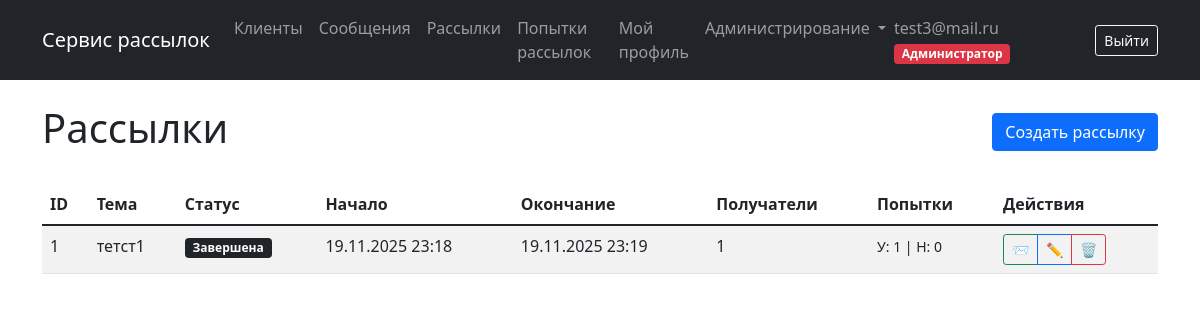
The page /mailings/ (signed in) on the database its author committed.
### users/models.py (models this page shows, shortened)
class User(AbstractUser):
    phone = models.CharField(max_length=20, blank=True, verbose_name="Телефон")
    avatar = models.ImageField(
        upload_to="users/avatars/", blank=True, null=True, verbose_name="Аватар"
    )
    country = models.CharField(max_length=100, blank=True, verbose_name="Страна")
    email = models.EmailField(unique=True, verbose_name="Email")
    USERNAME_FIELD = "email"
    REQUIRED_FIELDS = ["username"]
    class Meta:
        verbose_name = "пользователь"
        verbose_name_plural = "пользователи"

class Profile(models.Model):
    user = models.OneToOneField(
        "User", on_delete=models.CASCADE, verbose_name="Пользователь"
    )
    ROLE_USER = "user"
    ROLE_MANAGER = "manager"
    ROLE_ADMIN = "admin"
    ROLE_CHOICES = [
        (ROLE_USER, "Пользователь"),
        (ROLE_MANAGER, "Менеджер"),
        (ROLE_ADMIN, "Администратор"),
    ]
    role = models.CharField(
        max_length=20, choices=ROLE_CHOICES, default=ROLE_USER, verbose_name="Роль"
    )
    email_verified = models.BooleanField(
        default=False, verbose_name="Email подтвержден"
    )
    blocked = models.BooleanField(default=False, verbose_name="Заблокирован")
    class Meta:
        verbose_name = "профиль"
        verbose_name_plural = "профили"
    @property
    def is_manager(self):
        return self.role in [self.ROLE_MANAGER, self.ROLE_ADMIN]

### mailing/models.py (models this page shows, shortened)
class Mailing(models.Model):
    STATUS_CREATED = "created"
    STATUS_STARTED = "started"
    STATUS_COMPLETED = "completed"
    STATUS_CHOICES = [
        (STATUS_CREATED, "Создана"),
        (STATUS_STARTED, "Запущена"),
        (STATUS_COMPLETED, "Завершена"),
    ]
    start_time = models.DateTimeField(verbose_name="Время начала рассылки")
    end_time = models.DateTimeField(verbose_name="Время окончания рассылки")
    status = models.CharField(
        max_length=20,
        choices=STATUS_CHOICES,
        default=STATUS_CREATED,
        verbose_name="Статус",
    )
    message = models.ForeignKey(
        Message, on_delete=models.CASCADE, verbose_name="Сообщение"
    )
    clients = models.ManyToManyField(Client, verbose_name="Получатели")
    owner = models.ForeignKey(
        settings.AUTH_USER_MODEL, on_delete=models.CASCADE, verbose_name="Владелец"
    )
    created_at = models.DateTimeField(auto_now_add=True, verbose_name="Создана")
    class Meta:
        verbose_name = "рассылка"
        verbose_name_plural = "рассылки"
        ordering = ["-created_at"]
        permissions = [
            ("can_view_all_mailings", "Может просматривать все рассылки"),
            ("can_disable_mailings", "Может отключать рассылки"),
        ]
    def update_status(self):
        now = timezone.now()
        if self.end_time <= now:
            self.status = self.STATUS_COMPLETED
        elif self.start_time <= now <= self.end_time:
            self.status = self.STATUS_STARTED
        elif now < self.start_time:
            self.status = self.STATUS_CREATED
        self.save()
    def get_successful_attempts_count(self):
        return self.mailingattempt_set.filter(
            status=MailingAttempt.STATUS_SUCCESS
        ).count()
    def get_failed_attempts_count(self):
        return self.mailingattempt_set.filter(
            status=MailingAttempt.STATUS_FAILED
        ).count()

class Message(models.Model):
    subject = models.CharField(max_length=255, verbose_name="Тема письма")
    body = models.TextField(verbose_name="Тело письма")
    owner = models.ForeignKey(
        settings.AUTH_USER_MODEL, on_delete=models.CASCADE, verbose_name="Владелец"
    )
    class Meta:
        verbose_name = "сообщение"
        verbose_name_plural = "сообщения"
        permissions = [
            ("can_view_all_messages", "Может просматривать все сообщения"),
        ]

### mailing/views.py (the view)
# urls.py: path("mailings/", views.mailing_list, name="mailing_list"),
@login_required
def mailing_list(request):
    if hasattr(request.user, "profile") and request.user.profile.is_manager:
        mailings = Mailing.objects.all()
    else:
        mailings = Mailing.objects.filter(owner=request.user)
    return render(request, "mailing/mailing_list.html", {"mailings": mailings})

### mailing/context_processors.py (called while the page is built)
def update_mailing_statuses(request):
    if request.user.is_authenticated:
        try:
            user_mailings = Mailing.objects.filter(owner=request.user)
            for mailing in user_mailings:
                mailing.update_status()
        except Exception as e:
            pass
    return {}

### templates/mailing/mailing_list.html (shortened to what this page needs)
{% extends 'base.html' %}
{% block content %}
<div class="d-flex justify-content-between align-items-center mb-4">
    <h1>Рассылки</h1>
    <a href="{% url 'mailing:mailing_create' %}" class="btn btn-primary">Создать рассылку</a>
</div>
<div class="table-responsive">
    <table class="table table-striped">
        <thead>
            <tr>
                <th>ID</th>
                <th>Тема</th>
                <th>Статус</th>
                <th>Начало</th>
                <th>Окончание</th>
                <th>Получатели</th>
                <th>Попытки</th>
                <th>Действия</th>
            </tr>
        </thead>
        <tbody>
            {% for mailing in mailings %}
            <tr>
                <td>{{ mailing.id }}</td>
                <td>{{ mailing.message.subject }}</td>
                <td>
                    <span class="badge
                        {% if mailing.status == 'created' %}bg-secondary
                        {% elif mailing.status == 'started' %}bg-success
                        {% else %}bg-dark{% endif %}">
                        {{ mailing.get_status_display }}
                    </span>
                </td>
                <td>{{ mailing.start_time|date:"d.m.Y H:i" }}</td>
                <td>{{ mailing.end_time|date:"d.m.Y H:i" }}</td>
                <td>{{ mailing.clients.count }}</td>
                <td>
                    <small>
                        У: {{ mailing.get_successful_attempts_count }} |
                        Н: {{ mailing.get_failed_attempts_count }}
                    </small>
                </td>
                <td>
                    <div class="btn-group btn-group-sm">
                        <a href="{% url 'mailing:mailing_send' mailing.pk %}"
                           class="btn btn-outline-success"
                           title="Отправить сейчас">
                            📨
                        </a>
                        <a href="{% url 'mailing:mailing_update' mailing.pk %}"
                           class="btn btn-outline-primary">
                            ✏️
                        </a>
                        <a href="{% url 'mailing:mailing_delete' mailing.pk %}"
                           class="btn btn-outline-danger">
                            🗑️
                        </a>
                    </div>
                </td>
            </tr>
            {% empty %}
            <tr>
                <td colspan="8" class="text-center">Нет рассылок</td>
            </tr>
            {% endfor %}
        </tbody>
    </table>
</div>
{% endblock %}

### templates/base.html (shortened to what this page needs)
<!DOCTYPE html>
<html lang="ru">
<head>
    <link href="https://cdn.jsdelivr.net/npm/bootstrap@5.1.3/dist/css/bootstrap.min.css" rel="stylesheet">
</head>
<body>
<nav class="navbar navbar-expand-lg navbar-dark bg-dark">
    <div class="container">
        <a class="navbar-brand" href="{% url 'mailing:index' %}">Сервис рассылок</a>
        <div class="collapse navbar-collapse" id="navbarNav">
            {% if user.is_authenticated %}
            <ul class="navbar-nav me-auto">
                <li class="nav-item">
                    <a class="nav-link" href="{% url 'mailing:client_list' %}">Клиенты</a>
                </li>
                <li class="nav-item">
                    <a class="nav-link" href="{% url 'mailing:message_list' %}">Сообщения</a>
                </li>
                <li class="nav-item">
                    <a class="nav-link" href="{% url 'mailing:mailing_list' %}">Рассылки</a>
                </li>
                <li class="nav-item">
                    <a class="nav-link" href="{% url 'mailing:mailing_list' %}#attempts">Попытки рассылок</a>
                </li>
                <li class="nav-item">
                    <a class="nav-link" href="{% url 'users:profile_view' %}">Мой профиль</a>
                </li>
                {% if user.profile.is_manager or user.groups.all.0.name == 'Менеджеры' %}
                <li class="nav-item dropdown">
                    <a class="nav-link dropdown-toggle" href="#" role="button" data-bs-toggle="dropdown">
                        Администрирование
                    </a>
                </li>
                {% endif %}
            </ul>
            <ul class="navbar-nav">
                <li class="nav-item">
                    <div class="d-flex align-items-center">
                        <span class="navbar-text me-3">
                            {{ user.email }}
                            {% if user.profile %}
                            <span class="badge bg-{% if user.profile.role == 'admin' %}danger{% elif user.profile.role == 'manager' %}warning{% else %}secondary{% endif %}">
                                {{ user.profile.get_role_display }}
                            </span>
                            {% endif %}
                        </span>
                        <a class="btn btn-outline-light btn-sm" href="{% url 'users:logout' %}">Выйти</a>
                    </div>
                </li>
            </ul>
            {% endif %}
        </div>
    </div>
</nav>
<div class="container mt-4">
    {% block content %}
    {% endblock %}
</div>
</body>
</html>

### rows shown on the page
User: email "test3@mail.ru", profile.role "Администратор"
Mailing: id "1", message.subject "тетст1", status "Завершена", start_time "19.11.2025 23:18", end_time "19.11.2025 23:19", clients.count "1", get_successful_attempts_count "1", get_failed_attempts_count "0"
